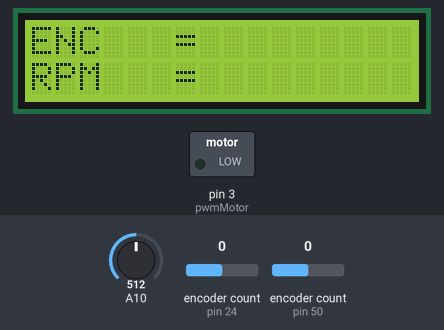
This sketch was run on a simulated Arduino Mega 2560, built with avr-gcc and run on an emulated ATmega2560. On the bench: 16×2 character LCD, switched loads named in the sketch (green lamp = pin HIGH). The test bench sets the inputs (shaded band); at power-on: A10 = 512, encoder count (sensors on pin 24, pin 50) 0. Random numbers use the default seed unless the sketch sets one; pins used as bus, display or sensor lines are not drawn; what the sketch prints to the serial monitor is not drawn.

Above: at 0.37 s.
At 128.14 s:
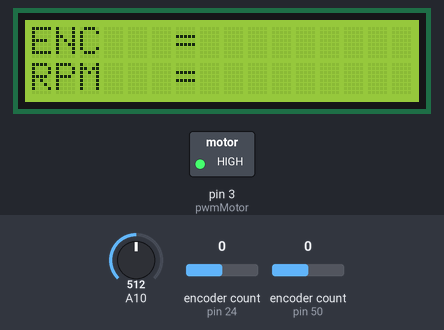
Timing chart, 0 to 130.0 s (numbered marks = the images above):
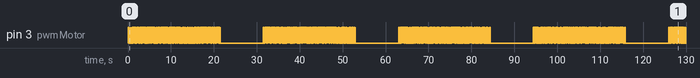

The sketch:

Random_motor.ino
```cpp
#include <LiquidCrystal.h>
#include <Encoder.h>
#include <CaptureTimer.h>
#define tickOUTPin      4
#define ctINPin         52
#define timeSampling    10
#define dirMotor        2
#define pwmMotor        3

#define SERIAL          1
#define PLOT            2
#define MFC             3
#define ENCODER_OPTIMIZE_INTERRUPS
#define RPM_MAX         4000
#define SAMPLE_MAX      2000

float rpmp, periode, freq, rpmf;
Encoder encModule(24,25);
Encoder encMotor(50,52);
LiquidCrystal lcd(8, 9, 4, 5, 6, 7);
float Voltage = 0;
float vRead = 0;
float R1  = 30000;
float R2  = 3300;
float duty;
static int mode;
char inbyte;

long positionModule = 0;
long positionMotor = -999;
long newEncModule,newEncMotor;

int PulsePerRevolution = 200;
float tempEncModule = 0;
float Proportional, Integral, Derivative, PID;

int varRandom[SAMPLE_MAX] = {0};
void getRandom()
{
  int i,tambah = 0, threshold=127, data=0;
  for(i=0; i<SAMPLE_MAX; i++)
  {
    RPMFreq();
    data = rand() % 255;
    if (data > threshold) data = 255;
    else                  data = 0;

    digitalWrite (dirMotor, LOW);
    analogWrite (pwmMotor, data);

    Serial.print(data);//data random
    Serial.print(" ");
    Serial.println(rpmf);//rpm
    tambah++;
    if (i == 1999) delay(10000);

    delay(10);
  }

  Serial.println("END RNDM");
}

void tickGenerator()
{
  // Note that this tick generator stretches following the amount of code runned by cpu cycle & interrupts
  // use a real freq generator of any kind for accurate tick(s) if you want to test library results accuracy
  static const uint16_t ovf = ((uint16_t) -1L) / 10;  // overflow at 10% of full cnt scale
  static const uint16_t thr = ovf / 100;        // threshold at 1% of overflow cnt scale
  static uint16_t cnt = 0;

  digitalWrite(tickOUTPin, (cnt >= thr) ? HIGH : LOW);
  if (++cnt > ovf)  { cnt = 0; }
}

void tickGeneratorPeriode()
{
  // Note that this tick generator stretches following the amount of code runned by cpu cycle & interrupts
  // use a real freq generator of any kind for accurate tick(s) if you want to test library results accuracy
  static const uint16_t ovf2 = ((uint16_t) -1L) / 10; // overflow at 100% of full cnt scale
  static const uint16_t thr2 = ovf2 / 100;        // threshold at 50% of overflow cnt scale
  static uint16_t cnt2 = 0;

  digitalWrite(tickOUTPin, (cnt2 >= thr2) ? HIGH : LOW);
  if (++cnt2 > ovf2)  { cnt2 = 0; }

  if (cnt2 == thr2)
  {
    micros();
    CaptureTimer::startTickCapture();
  }
}

void printSerial(){

  Serial.print("Set Point = "); Serial.print(tempEncModule);
  Serial.print(" PV RPM = "); Serial.print(rpmf);
  Serial.print(" PWM PID[0 - 255]= "); Serial.print(PID);
  Serial.print(" Error = "); Serial.print(tempEncModule - rpmf);
  Serial.print(" Volt = "); Serial.println(Voltage);


//  Serial.print("PWM = ");
//  Serial.print(newEncModule);
//  Serial.print(" | Duty Cycle = ");
//  Serial.print(duty);
//  Serial.print(" | RPMF = ");
//  Serial.print((int)rpmf);
//  Serial.print(" | RPMP = ");
//  Serial.print((int)rpmp);
//  Serial.print(" | TEGANGAN = ");
//  Serial.print(Voltage);
//  Serial.println(' ');

}

void printPlot(){
  Serial.print((int)rpmf);
  Serial.print(" ");
  Serial.print(tempEncModule);
  Serial.print(" ");
  Serial.println(" ");
}

void printMFC() {
 Serial.print((int)rpmf);           // rpmf
 Serial.print(' ');
 Serial.print((int)tempEncModule);  // set point RPM
 Serial.print(' ');
  Serial.println(" ");
// Serial.print((int)PID);          // [0 - 255]
// Serial.print('$');

 // Serial.print('\n');
}

void setup() {
  Serial.begin(115200);
  // put your setup code here, to run once:
  lcd.begin(16,2);
  lcd.setCursor(0,0);
  lcd.print("ENC   = ");
  lcd.setCursor(0,1);
  lcd.print("RPM   = ");

  // initialize the capture timer pin & period
  CaptureTimer::initCapTicks(timeSampling, ctINPin);
  CaptureTimer::initCapTime(ctINPin);

  pinMode(tickOUTPin, OUTPUT);
}


void RPMPeriod()
{
  uint32_t Time;
  tickGeneratorPeriode();

  if (CaptureTimer::getTickCapture(&Time) == true)
  {
    periode = (float)Time / 1000000;
    rpmp = 60 / (periode * PulsePerRevolution);
  }
}

void RPMFreq()
{
  uint16_t ticks;
  tickGenerator();

  (void)CaptureTimer::getFreq(&ticks);
  freq = ticks;
  rpmf = freq * 60 / PulsePerRevolution;
}

void SetSpeedPWM()
{
    newEncModule = encModule.read();
    if (newEncModule != positionModule)
    {
      if (newEncModule >= 255)  newEncModule = 255;
      else if(newEncModule <=0) newEncModule = 0;

      lcd.setCursor(9,0);
      lcd.print(newEncModule);

      // hitung duty cycle
      duty = (float)newEncModule / 255 * 100;
      positionModule = newEncModule;
    }

    tempEncModule = (float)newEncModule/255 * RPM_MAX;

//    digitalWrite (dirMotor, LOW);
//    analogWrite (pwmMotor, newEncModule);
}


void SetPID()
{
  // Variable PID
  static float Err = 0, LastErr = 0;
  static float IntegralErr = 0, DerivativeErr = 0;
  static float KP = 0.12;
  static float KI = 0.4;
  static float KD = 0.00005;
  static float TimeSampling = 0.01; // 10 ms

  // SP = RPM (0 - 4000);
  // PV = RPM (0 - 4000);
  //  int SetPoint = 2000;  // IN RPM
  float SetPoint = tempEncModule;

  Err = SetPoint - rpmf;
  IntegralErr += (Err * TimeSampling);

//  Serial.print("Set Point = "); Serial.print(SetPoint);
//  Serial.print("PV RPM = "); Serial.print(rpmf);
//  Serial.print("Error = "); Serial.println(Err);

//  Serial.print("Error: ");  Serial.print(Err);
//  Serial.print(" | IntErr: "); Serial.println(IntegralErr);

  // Set constraint
  if (IntegralErr >= 1000)      IntegralErr = 1000;
  else if(IntegralErr <= -1000) IntegralErr = -1000;
  DerivativeErr = (Err - LastErr) / TimeSampling;

  LastErr = Err;

  Proportional = Err * KP;
  Integral = IntegralErr * KI;
  Derivative = DerivativeErr * KD;

  PID = Proportional + Integral + Derivative;

  if (PID > 255)    PID = 255;
  else if (PID < 0) PID = 0;
//  Serial.print(" PWM PID[0 - 255]= "); Serial.println(PID);

  digitalWrite (dirMotor, LOW);
  analogWrite (pwmMotor, PID);
}

void GetVoltage()
{
  vRead  = analogRead(10) * 3.3 /1024;
  Voltage = vRead / (R2 / (R1+R2));
}

void GetInput()
{
  if(Serial.available())
  {
    inbyte = Serial.read();
    if (inbyte == '1')      mode = SERIAL;
    else if(inbyte == '2')  mode = PLOT;
    else if(inbyte == '3')  mode = MFC;
  }

  switch(mode) {
    case SERIAL: printSerial();     break;
    case PLOT:   printPlot(); break;
    case MFC:    printMFC();  break;
    default:     printPlot(); break;
  }
}

void loop()
{
  // put your main code here, to run repeatedly:

  RPMFreq();
  RPMPeriod();
  GetVoltage();
  GetInput();

  SetSpeedPWM();
  getRandom();
  // SetPID();

  delay(10);
}
```
